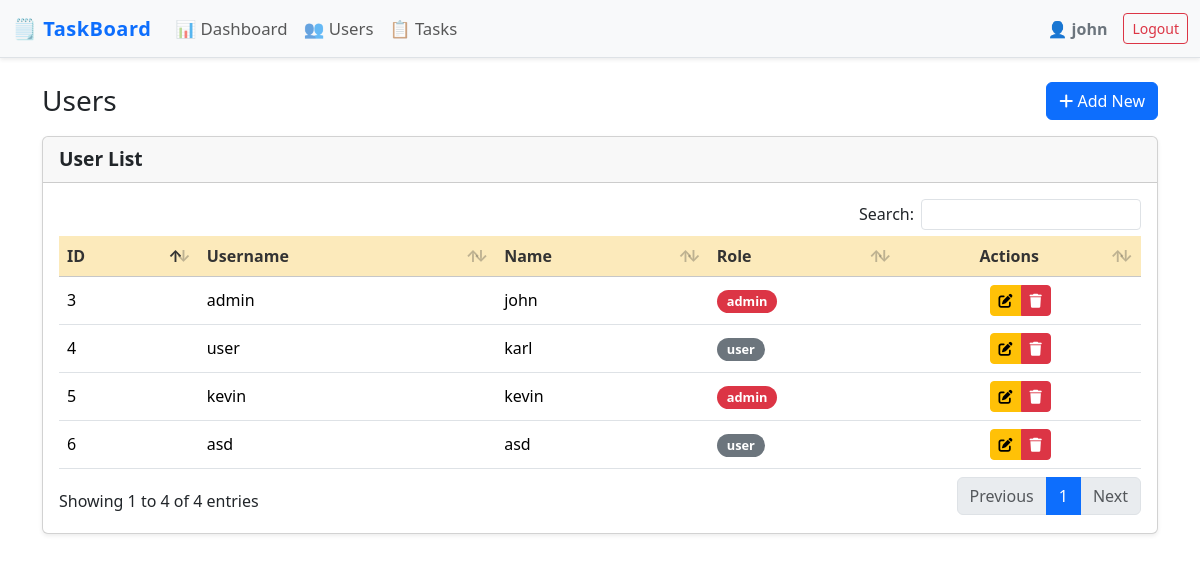
The app's page /public/admin/users (signed in) with its own data.
### tables this page shows
CREATE TABLE `tbl_user` (
  `id` int(11) NOT NULL,
  `name` varchar(255) NOT NULL,
  `username` varchar(255) NOT NULL,
  `password` varchar(255) NOT NULL,
  `email` varchar(255) NOT NULL,
  `active` int(11) NOT NULL,
  `role` varchar(255) NOT NULL,
  `created_at` datetime NOT NULL DEFAULT current_timestamp() ON UPDATE current_timestamp()
);

### app/Core/Controller.php (called while the page is built, shortened)
<?php
class Controller
{
    protected function model(string $model)
    {
        $path = "../app/Models/{$model}.php";
        return new $model();
    }
   protected function view(string $view, array $data = [])
    {
        require __DIR__ . "/../Views/layout/app.php";
    }
}

### app/Controllers/UserController.php (called while the page is built, shortened)
<?php
require_once __DIR__ . '/../Core/Controller.php';
require_once __DIR__ . '/../Core/Auth.php';
class UserController extends Controller
{
    private User $userModel;
    public function __construct()
    {
        $this->userModel = $this->model('User');
    }
    public function index()
    {
        $users = $this->userModel->getAllUser();
         $this->view('users/index', [
        'title' => 'Users',
        'users' => $users
        ]);
    }
}

### public/index.php (called while the page is built, shortened)
<?php
spl_autoload_register(function ($class) {
    $paths = [
        __DIR__ . '/../app/Core/' . $class . '.php',
        __DIR__ . '/../app/Models/' . $class . '.php',
        __DIR__ . '/../app/Controllers/' . $class . '.php',
        __DIR__ . '/../app/Services/' . $class . '.php',
    ];
    foreach ($paths as $file) {
        if (file_exists($file)) {
            return;
        }
    }
});
require_once __DIR__ . '/../app/Core/Session.php';
$routes = require __DIR__ . '/../app/Config/routes.php';
$url = $_GET['url'] ?? '/';
$url = '/' . trim($url, '/');
$route = explode('@', $routes[$url]);
$methodName = $route[1] ?? 'index';
$controller = new $controllerName();
$controller->$methodName();

### app/Config/Config.php (called while the page is built)
<?php
return [
    'app_name' => 'Task Management System',
    'app_url' => 'http://' . $_SERVER['HTTP_HOST'] . '/tasksystem/public',
    'default_controller' => 'Auth',
    'default_method'     => 'login',
    'session_name' => 'ts_session',
    'items_per_page' => 10,
];

### app/Core/Session.php (called while the page is built, shortened)
<?php
class Session
{
    public static function get(string $key, $default = null)
    {
        return $_SESSION[$key] ?? $default;
    }
}

### app/Core/Auth.php (called while the page is built, shortened)
<?php
class Auth
{
    public static function user(): ?array
    {
         return Session::get('user');
    }
    public static function isAdmin(): bool
{
    $user = self::user();
    return $user && in_array($user['role'], ['admin', 'super_admin']);
}
}

### app/Core/Model.php (called while the page is built, shortened)
<?php
require_once __DIR__ . '/Database.php';
abstract class Model
{
    protected $db;
    protected $table;
    public function __construct()
    {
        $this->db = Database::getInstance();
    }
    public function all()
    {
        $stmt = $this->db->query("SELECT * FROM {$this->table}");
        return $stmt->fetch_all(MYSQLI_ASSOC);
    }
}

### app/Config/Database.php (called while the page is built)
<?php
return [
    'host'     => 'localhost',
    'username' => 'root',
    'password' => '',
    'database' => 'db_ts',
    'port'     => 3306,
    'charset'  => 'utf8mb4',
];

### app/Core/Database.php (called while the page is built, shortened)
<?php
class Database
{
    private static ?Database $instance = null;
    private function __construct()
    {
        $config = require __DIR__ . '/../Config/database.php';
        $this->connection = new mysqli(
            $config['host'],
            $config['username'],
            $config['password'],
            $config['database'],
            $config['port'] ?? 3306
        );
    }
    public static function getInstance(): mysqli
    {
        if (self::$instance === null) {
            self::$instance = new self();
        }
        return self::$instance->connection;
    }
}

### app/Models/User.php (called while the page is built, shortened)
<?php
class User extends Model
{
    public function getAllUser(): array
    {
        return $this->all();
    }
}

### app/Views/users/index.php (the view, shortened to what this page needs)
<div class="container py-4">
    <div class="d-flex justify-content-between align-items-center mb-3">
        <h3 class="mb-0">Users</h3>
        <a href="<?= rtrim($config['app_url'], '/') ?>/admin/users/create"
           class="btn btn-primary">
            <i class="fas fa-plus"></i> Add New
        </a>
    </div>
    <div class="card shadow-sm">
        <div class="card-header fw-semibold">
            User List
        </div>
        <div class="card-body">
            <div class="table-responsive">
                <table class="table table-hover align-middle" id="dataTables-example" width="100%">
                    <thead class="table-light">
                        <tr>
                            <th>ID</th>
                            <th>Username</th>
                            <th>Name</th>
                            <th>Role</th>
                            <th class="text-center">Actions</th>
                        </tr>
                    </thead>
                    <tbody>
                        <?php foreach ($users as $u): ?>
                        <tr>
                            <td><?= $u['id'] ?></td>
                            <td><?= htmlspecialchars($u['username']) ?></td>
                            <td><?= htmlspecialchars($u['name']) ?></td>
                            <td>
                                <span class="badge bg-<?= $u['role'] === 'admin' ? 'danger' : 'secondary' ?>">
                                    <?= $u['role'] ?>
                                </span>
                            </td>
                            <td class="text-center">
                                <div class="btn-group btn-group-sm">
                                    <a class="btn btn-warning"
                                       href="<?= rtrim($config['app_url'], '/') ?>/admin/users/edit?id=<?= $u['id'] ?>">
                                        <i class="fas fa-edit"></i>
                                    </a>
                                    <button class="btn btn-danger"
                                            onclick="confirmDelete(<?= $u['id'] ?>)">
                                        <i class="fas fa-trash"></i>
                                    </button>
                                </div>
                            </td>
                        </tr>
                        <?php endforeach; ?>
                    </tbody>
                </table>
            </div>
        </div>
    </div>
</div>

### app/Views/layout/app.php (shortened to what this page needs)
<?php $config = require __DIR__ . '/../../Config/config.php'; ?>
<?php if (!isset($user)) {
    $user = Auth::user();
} ?>
<!DOCTYPE html>
<html lang="en">
<head>
    <link rel="stylesheet" href="<?= rtrim($config['app_url'], '/') ?>/assets/css/style.css">
    <link rel="stylesheet" href="<?= rtrim($config['app_url'], '/') ?>/assets/css/bootstrap.min.css">
    <link href="<?= rtrim($config['app_url'], '/') ?>/assets/vendor/fontawesome/css/fontawesome.min.css" rel="stylesheet">
    <link href="<?= rtrim($config['app_url'], '/') ?>/assets/vendor/fontawesome/css/solid.min.css" rel="stylesheet">
    <link href="<?= rtrim($config['app_url'], '/') ?>/assets/vendor/datatables/datatables.min.css" rel="stylesheet">
    <link rel="stylesheet" href="<?= rtrim($config['app_url'], '/') ?>/assets/css/sweetalert2.min.css">
</head>
<body>
    <?php if ($user): ?>
    <?php require __DIR__ . '/../components/navbar.php'; ?>
    <?php endif; ?>
    <?php require $contentView; ?>
</body>
</html>

### app/Views/components/navbar.php (shortened to what this page needs)
<nav class="navbar navbar-expand-lg navbar-light bg-light sticky-top shadow-sm border-bottom">
  <div class="container-fluid">
    <a class="navbar-brand fw-bold text-primary" href="" style="font-family: 'Segoe UI', sans-serif;">
      🗒️ TaskBoard
    </a>
    <div class="collapse navbar-collapse" id="navbarMain">
      <div class="navbar-nav me-auto">
        <?php if (Auth::isAdmin()): ?>
        <a class="nav-link" href="<?= rtrim($config['app_url'], '/') ?>/admin/dashboard">📊 Dashboard</a>
        <a class="nav-link" href="<?= rtrim($config['app_url'], '/') ?>/admin/users">👥 Users</a>
        <?php else: ?>
        <a class="nav-link active" href="<?= rtrim($config['app_url'], '/') ?>/tasks">🏠 Home</a>
        <?php endif; ?>
        <a class="nav-link" href="<?= rtrim($config['app_url'], '/') ?>/tasks">📋 Tasks</a>
      </div>
      <div class="d-flex align-items-center">
        <span class="navbar-text text-secondary me-3 fw-semibold">
           👤 <?= htmlspecialchars($user['name']) ?>
        </span>
        <a class="btn btn-outline-danger btn-sm" href="<?= rtrim($config['app_url'], '/logout') ?>/logout">
          Logout
        </a>
      </div>
    </div>
  </div>
</nav>

### public/assets/css/style.css (style rules this page uses)
* { margin: 0; padding: 0; box-sizing: border-box; }
body { background-color: #F4F6F8; width: 100%; height: 100%; min-height: 100vh; background-size: 70%; background-repeat: no-repeat; background-position: center; }
@media (min-width: 600px) { body { background-size: 50%; } }
.navbar-nav .nav-link { font-weight: 500; font-size: 1.05rem; transition: color 0.3s ease; }
.navbar-brand { font-size: 1.5rem; letter-spacing: 0.5px; }
.navbar { font-family: 'Segoe UI', Tahoma, Geneva, Verdana, sans-serif; }
.card { border-radius: 10px; box-shadow: 0 4px 10px rgba(0,0,0,0.1); margin-bottom: 20px; }
.card-header { background-color: #ffe28a; border-bottom: 1px solid #e5c76b; font-weight: bold; font-size: 1.2rem; }
.btn-primary, .btn-warning, .btn-danger, .btn-secondary { border-radius: 20px; }
.table thead th { background-color: #fceabb; color: #333; }
table .badge { font-size: 0.8rem; padding: 5px 10px; border-radius: 12px; }

### records on screen
tbl_user: name "john", id "3", username "admin", role "admin"
tbl_user: id "4", username "user", name "karl", role "user"
tbl_user: id "5", username "kevin", name "kevin", role "admin"
tbl_user: id "6", username "asd", name "asd", role "user"
